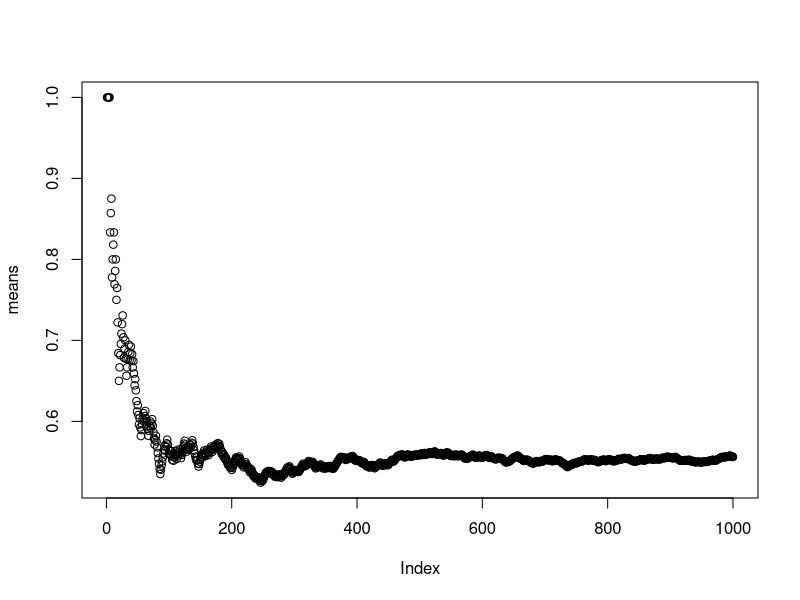

This figure's R source:
## ---- chunk 1
x <- matrix(1:45,5,9)
x

x1 <- matrix(runif(10000),1000)
str(x1)
head(x1)

apply(x,1,mean) # mean of each row in matrix x
apply(x,2,mean) # mean of each column in matrix x
apply(x,1,quantile,c(0.25,0.75)) # quantile for each row

a <- array(rnorm(2*2*10),c(2,2,10)) # generate 40 random number and put them in 2 rows with 2 columns and the third dimension with 10
a[,,1] # only the 1st 2by2 from third dimention
apply(a,c(1,2),sum) # this collapses the third dimension


b <- array(1:40, c(2,2,10))
apply(b, c(1,2), mean) # meaning it adds up all the numbers in the same position of the dimension (sum of all the first column of the first row/10 like -> (1+5+9+13+17+21+25+29+33+37)/10)
## ---- chunk 2

x <- list(a = 1:5, b = rnorm(10))
lapply(x, mean) #gives means for each a and b

x <- 1:4
lapply(x, runif) # gives 1 to 4 random uniforms (0 to 1)
lapply(x, runif, min = 0, max = 10) # same but from 0 to 10

x <-list(a = matrix(1:4,2,2), b = matrix(1:6,3,2))
lapply(x, function(elt) elt[,1]) # using anonymous function (wrote a function "elt" to get the first column of the list x)

## ---- chunk 3
x <- list(a = 1:4, b = rnorm(10), c = rnorm(20,1), d = rnorm(100,5))
sapply(x, mean)
## ---- chunk 4
list(rep(1,4), rep(2,3), rep(3,2), rep(4,1)) # this one is tedious so we can use mapply as follows and get the same result
mapply(rep, 1:4, 4:1)

noise <- function(n, mean, sd) {
  rnorm(n, mean, sd)
}

noise(5,1,2) # get five random numbers with mean 1 and standard deviation 2
noise(1:5,1:5,2) # this does not work as it doesn't allow vectorized numbers (1:5) so...

# if i want to get one random variable with mean 1 with standard deviation 2, 2 random variables with mean 2 with standard deviation 2, 3 random variables with mean three with standard deviation 2...
mapply(noise, 1:5, 1:5, 2)
## ---- chunk 5
x <- c(rnorm(10), runif(10), rnorm(10,1))
f <- gl(3,10) # generate 10 ones, 10 twos, and 10 threes (3 levels 1:3, of each 10). This vector was made to use it in tapply in the next line.
tapply(x, f, mean) # calculates the mean of; 1:rnorm(10), 2:runif(10), 3:rnorm(10,1)
tapply(x, f, range)
## ---- chunk 6
rich <- data.frame(name = c("Jeff Bezos", "Bernard Arnault", "Elon Musk", "Bill Gates", "Mark Zuckerberg"), 
                   worth_billion = c(188.3, 188.0, 151.3, 126.5, 118.5), 
                   age = c(57, 72, 49, 65, 37), 
                   source = c("Amazon", "LVMH", "Tesla, SpaceX", "Microsoft", "Facebook"),
                   country = factor(c("United States", "France", "United States", "United States", "United States")))

twomore <- data.frame(name = c("Warren Buffett", "Larry Page"), 
                      worth_billion = c(109.4, 103.0), 
                      age = c(90, 48), 
                      source = c("Berkshire Hathaway", "Google"), 
                      country = factor(c("United States", "United States")))
rich <- rbind(rich, twomore) # this adds new rows

education <- factor(c("Princeton University", "Ecole Polytechnique", "University of Pennsylvania", "Harvard University", "Harvard University", "Columbia Business School", "Stanford University"))

rich <- cbind(rich, education) # this combines new column
## ---- chunk 7
tapply(rich$worth_billion, rich$country, mean) # mean of income grouped by country
tapply(rich$worth_billion, rich$age<50, mean) # mean of income grouped by age (i.e. if age less than 50 TRUE)
tapply(rich$age, list(rich$country, rich$education), mean, na.rm = TRUE) # mean of the age grouped by two variables (country, education)
## ---- chunk 8
x <- c(rnorm(10), runif(10), rnorm(10,1))
x # everything is combined so difficult to see differences
f <- gl(3, 10)
f
split(x, f) # merge them into a list by group f

lapply(x,mean) # mean for each 30 values (not really mean)...
lapply(split(x,f), mean) # gives means of each rnorm(10), runif(10), rnorm(10,1).

## ---- chunk 9
# get the means for Ozone, Solar and Wind grouped by the value of Month
s <- split(airquality, airquality$Month)
lapply(s, function(x) colMeans(x[,c("Ozone","Solar.R","Wind")],na.rm = TRUE))

# it looks simpler with sapply
sapply(s, function(x) colMeans(x[,c("Ozone","Solar.R","Wind")], 
                               na.rm = TRUE))
## ---- chunk 10
x <- rnorm(10)
f1 <- gl(2,5) # two levels (1,2) each five
f2 <- gl(5,2) # five levels (1:5) each two

interaction(f1, f2) # combines 1st f1 and first f2, second f1 and second f2...
str(split(x, list(f1,f2), drop = TRUE)) # some have no value so we can exclude them with 

## ---- chunk 11

means <- cumsum(sample(0:1, 1000, replace = TRUE))/(1:1000)
plot(means)

